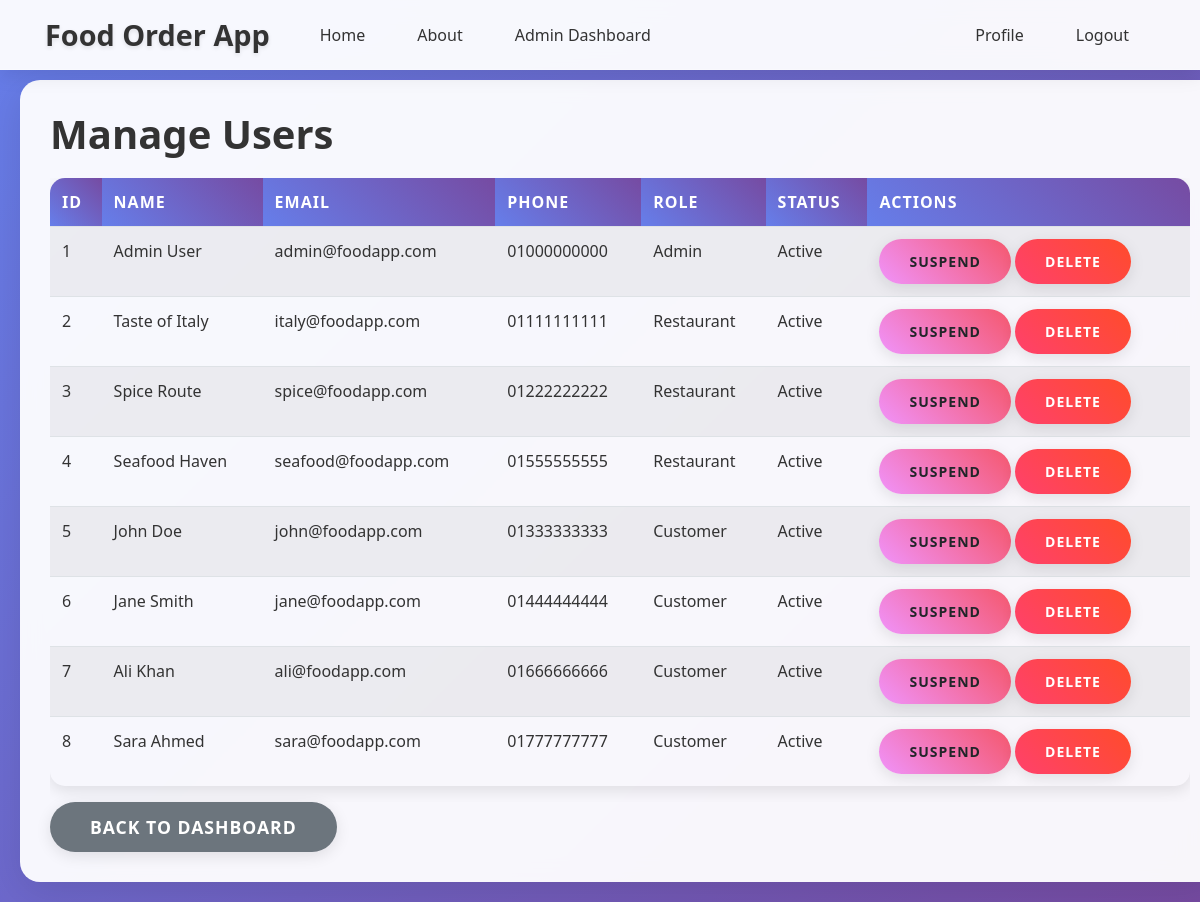
/admin/manage_users (signed in), run on the app's committed database.
### app/models/user.py (models this page shows, shortened)
class User(db.Model, UserMixin):
    __tablename__ = 'users'
    id = db.Column(db.Integer, primary_key=True)
    name = db.Column(db.String(100), nullable=False)
    email = db.Column(db.String(120), unique=True, nullable=False)
    phone_number = db.Column(db.String(20), unique=True, nullable=False)
    location = db.Column(db.String(200), nullable=False)
    password = db.Column(db.String(60), nullable=False)
    role = db.Column(db.Enum('admin', 'customer', 'restaurant', name='user_roles'), default='customer')
    status = db.Column(db.Enum('active', 'pending', 'suspended', name='account_status'), default='active')
    food_items = db.relationship('FoodItem', backref='restaurant_owner', lazy=True, foreign_keys='FoodItem.restaurant_id')
    orders_as_customer = db.relationship('Order', backref='customer_user', lazy=True, foreign_keys='Order.customer_id')
    orders_as_restaurant = db.relationship('Order', backref='restaurant_user', lazy=True, foreign_keys='Order.restaurant_id')
    payments_as_customer = db.relationship('Payment', backref='customer_payer', lazy=True, foreign_keys='Payment.customer_id')
    payments_as_restaurant = db.relationship('Payment', backref='restaurant_receiver', lazy=True, foreign_keys='Payment.restaurant_id')

### app/routes/admin.py (the view)
@admin.route("/manage_users")
@login_required
@admin_required
def manage_users():
    users = User.query.all()
    return render_template("manage_users.html", users=users)

### app/templates/manage_users.html (shortened to what this page needs)
{% extends "base.html" %}
{% block content %}
    <h1>Manage Users</h1>
    {% if users %}
        <div class="table-responsive">
            <table class="table table-striped">
                <thead>
                    <tr>
                        <th>ID</th>
                        <th>Name</th>
                        <th>Email</th>
                        <th>Phone</th>
                        <th>Role</th>
                        <th>Status</th>
                        <th>Actions</th>
                    </tr>
                </thead>
                <tbody>
                    {% for user in users %}
                        <tr>
                            <td>{{ user.id }}</td>
                            <td>{{ user.name }}</td>
                            <td>{{ user.email }}</td>
                            <td>{{ user.phone_number }}</td>
                            <td>{{ user.role.title() }}</td>
                            <td>{{ user.status.title() }}</td>
                            <td>
                                {% if user.status != 'suspended' %}
                                    <form method="POST" action="{{ url_for('admin.suspend_user', user_id=user.id) }}" style="display: inline;">
                                        <button type="submit" class="btn btn-sm btn-warning" onclick="return confirm('Are you sure?')">Suspend</button>
                                    </form>
                                {% else %}
                                    <form method="POST" action="{{ url_for('admin.activate_user', user_id=user.id) }}" style="display: inline;">
                                        <input type="hidden" name="csrf_token" value="{{ csrf_token() }}">
                                        <button type="submit" class="btn btn-sm btn-success" onclick="return confirm('Are you sure?')">Activate</button>
                                    </form>
                                {% endif %}
                                <form method="POST" action="{{ url_for('admin.delete_user', user_id=user.id) }}" style="display: inline;">
                                    <button type="submit" class="btn btn-sm btn-danger" onclick="return confirm('Are you sure? This action cannot be undone.')">Delete</button>
                                </form>
                            </td>
                        </tr>
                    {% endfor %}
                </tbody>
            </table>
        </div>
    {% else %}
        <div class="alert alert-info">
            <h4>No users found!</h4>
        </div>
    {% endif %}
    <a href="{{ url_for('admin.dashboard') }}" class="btn btn-secondary">Back to Dashboard</a>
{% endblock content %}

### app/static/main.css (style rules this page uses)
body { background: #fafafa; color: #333333; margin-top: 5rem; }
h1, h2, h3, h4, h5, h6 { color: #444444; }
body { padding-bottom: 70px; }
@media (min-width: 768px) { body { background: linear-gradient(135deg, #667eea 0%, #764ba2 100%); font-family: 'Segoe UI', Tahoma, Geneva, Verdana, sans-serif; padding-bottom: 0; } }
@media (min-width: 768px) { h1, h2, h3, h4, h5, h6 { color: #333; font-weight: 700; margin-bottom: 20px; } }
@media (min-width: 768px) { .btn { border-radius: 25px; padding: 12px 30px; font-weight: 600; text-transform: uppercase; letter-spacing: 1px; transition: all 0.3s ease; border: none; box-shadow: 0 4px 15px rgba(0, 0, 0, 0.1); } }
@media (min-width: 768px) { .btn-danger { background: linear-gradient(45deg, #ff416c, #ff4b2b); } }
@media (min-width: 768px) { .btn-warning { background: linear-gradient(45deg, #f093fb, #f5576c); } }
@media (min-width: 768px) { .table { border-radius: 15px; overflow: hidden; box-shadow: 0 5px 15px rgba(0, 0, 0, 0.1); } }
@media (min-width: 768px) { .table thead th { background: linear-gradient(45deg, #667eea, #764ba2); color: white; border: none; font-weight: 600; text-transform: uppercase; letter-spacing: 1px; } }
@media (min-width: 768px) { .table tbody tr { transition: all 0.3s ease; } }
.btn-secondary { padding: 12px 40px; font-size: 1.1rem; font-weight: 600; border-radius: 25px; background: #6c757d; border: none; color: white; transition: all 0.3s ease; }

### data on the page
User: id "1", name "Admin User", email "admin@foodapp.com", phone_number "01000000000", role "Admin", status "Active"
User: id "2", name "Taste of Italy", email "italy@foodapp.com", phone_number "01111111111", role "Restaurant", status "Active"
User: id "3", name "Spice Route", email "spice@foodapp.com", phone_number "01222222222", role "Restaurant", status "Active"
User: id "4", name "Seafood Haven", email "seafood@foodapp.com", phone_number "01555555555", role "Restaurant", status "Active"
User: id "5", name "John Doe", email "john@foodapp.com", phone_number "01333333333", role "Customer", status "Active"
User: id "6", name "Jane Smith", email "jane@foodapp.com", phone_number "01444444444", role "Customer", status "Active"
User: id "7", name "Ali Khan", email "ali@foodapp.com", phone_number "01666666666", role "Customer", status "Active"
User: id "8", name "Sara Ahmed", email "sara@foodapp.com", phone_number "01777777777", role "Customer", status "Active"
